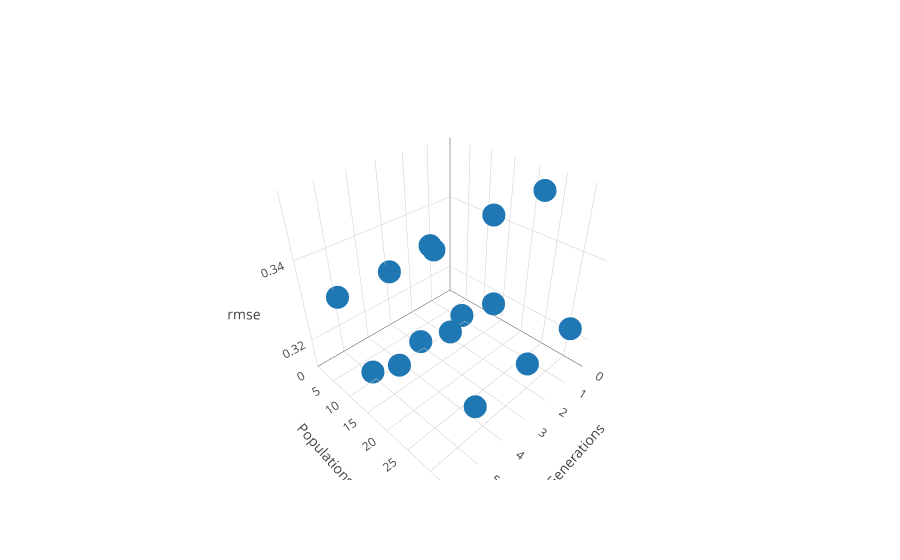

Notebook code cell kept with this figure:
### Code cell
plot_3d_profile(gens, pops, residuals, dataset='dev', metric='rmse')

### Figure 1 — Plotly figure (JSON) as saved in the notebook; plotly's stock layout.template omitted (floating-point values rounded to 4 significant figures)
{"data": [{"mode": "markers", "type": "scatter3d", "x": [1, 3, 5, 1, 3, 5, 1, 3, 5, 1, 3, 5, 1, 3, 5], "y": [1, 1, 1, 9, 9, 9, 17, 17, 17, 25, 25, 25, 33, 33, 33], "z": [0.3285, 0.3285, 0.3285, 0.3133, 0.3133, 0.3133, 0.3223, 0.3223, 0.3223, 0.3531, 0.3531, 0.3531, 0.3267, 0.3267, 0.3267]}], "layout": {"scene": {"xaxis": {"range": [0, 6], "title": "Generations"}, "yaxis": {"range": [0, 34], "title": "Populations"}, "zaxis": {"title": "rmse"}}}}
